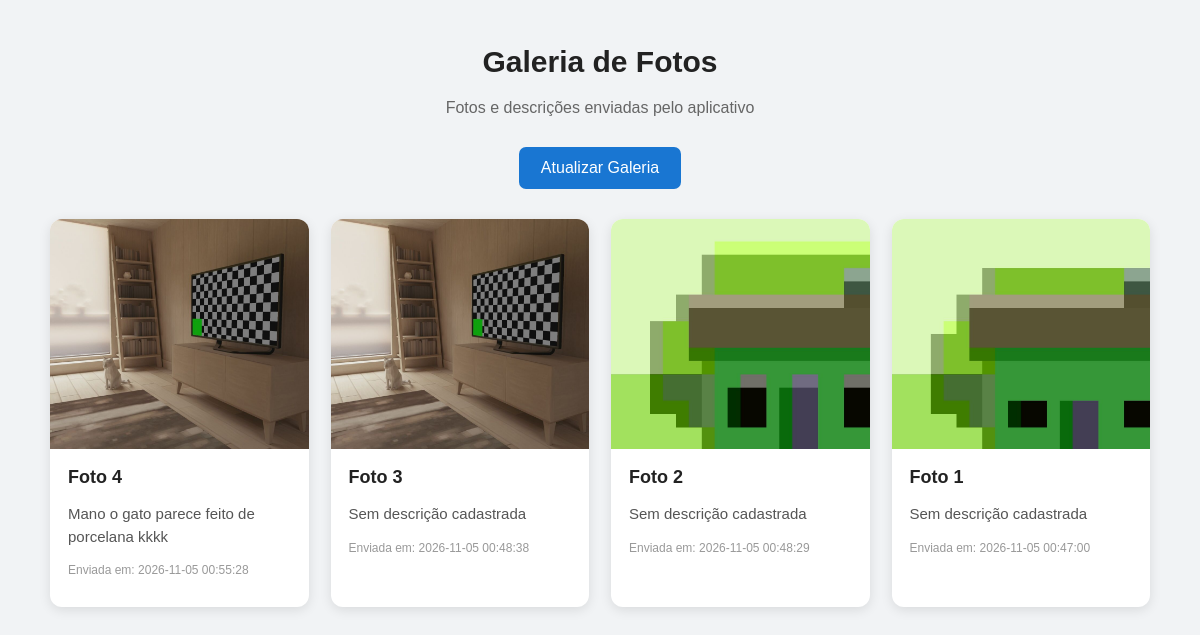
/04-11/index.php, run on the app's committed database.
### tables this page shows
CREATE TABLE `fotos` (
  `id` int(11) NOT NULL,
  `arquivo` varchar(255) NOT NULL,
  `descricao` text DEFAULT NULL,
  `data_criacao` timestamp NOT NULL DEFAULT current_timestamp()
);

### 04-11/index.php (the view, shortened to what this page needs)
<?php
$dsn = 'mysql:dbname=banco;host=127.0.0.1';
$user = 'root';
$password = '';
$erro = '';
$fotos = [];
try {
    $dbh = new PDO(
        $dsn,
        $user,
        $password,
        [PDO::ATTR_ERRMODE => PDO::ERRMODE_EXCEPTION]
    );
    $comando = $dbh->query(
        "SELECT id, arquivo, descricao, data_criacao
         FROM fotos
         ORDER BY id DESC"
    );
    $fotos = $comando->fetchAll(PDO::FETCH_ASSOC);
} catch (PDOException $e) {
    $erro = 'Não foi possível carregar as fotos.';
}
function escapar($valor) {
    return htmlspecialchars(
        (string) $valor,
        ENT_QUOTES,
        'UTF-8'
    );
}
?>
<!DOCTYPE html>
<html lang="pt-BR">
<head>
</head>
<body>
    <header>
        <h1>Galeria de Fotos</h1>
        <p>Fotos e descrições enviadas pelo aplicativo</p>
    </header>
    <a class="atualizar" href="index.php">
        Atualizar Galeria
    </a>
    <?php if ($erro !== ''): ?>
        <div class="mensagem">
            <?= escapar($erro) ?>
        </div>
    <?php else: ?>
        <main class="galeria">
            <?php foreach ($fotos as $foto): ?>
                <?php
                    $nomeArquivo = basename($foto['arquivo']);
                    $caminhoImagem = 'fotos/' . rawurlencode($nomeArquivo);
                ?>
                <article class="card">
                    <img
                        src="<?= escapar($caminhoImagem) ?>"
                        alt="Foto <?= escapar($foto['id']) ?>"
                    >
                    <div class="conteudo">
                        <h2>
                            Foto <?= escapar($foto['id']) ?>
                        </h2>
                        <p class="descricao">
                            <?= nl2br(escapar(
                                $foto['descricao'] ?? 'Sem descrição cadastrada'
                            )) ?>
                        </p>
                        <p class="data">
                            Enviada em:
                            <?= escapar($foto['data_criacao']) ?>
                        </p>
                    </div>
                </article>
            <?php endforeach; ?>
        </main>
    <?php endif; ?>
</body>
</html>

### 04-11/index.php (style rules this page uses)
* { box-sizing: border-box; }
body { font-family: Arial, sans-serif; background-color: #f1f3f5; margin: 0; padding: 25px; }
header { text-align: center; margin-bottom: 30px; }
header h1 { color: #222; font-size: 30px; }
header p { color: #666; }
.galeria { max-width: 1100px; margin: auto; display: grid; grid-template-columns: repeat( auto-fit, minmax(250px, 1fr) ); gap: 22px; }
.card { background-color: white; border-radius: 12px; overflow: hidden; box-shadow: 0 3px 12px rgba(0,0,0,0.10); }
.card img { width: 100%; height: 230px; object-fit: cover; display: block; }
.conteudo { padding: 18px; }
.conteudo h2 { font-size: 18px; color: #222; margin-top: 0; }
.descricao { color: #555; font-size: 15px; line-height: 1.5; overflow-wrap: anywhere; }
.data { color: #999; font-size: 12px; margin-top: 15px; }
.atualizar { display: block; width: fit-content; margin: 0 auto 30px; padding: 12px 22px; background: #1976d2; color: white; text-decoration: none; border-radius: 7px; }

### data on the page
fotos: arquivo (picture), id "4", descricao "Mano o gato parece feito de porcelana kkkk", data_criacao "2026-11-05 00:55:28"
fotos: arquivo (picture), id "3", descricao "Sem descrição cadastrada", data_criacao "2026-11-05 00:48:38"
fotos: arquivo (picture), id "2", descricao "Sem descrição cadastrada", data_criacao "2026-11-05 00:48:29"
fotos: arquivo (picture), id "1", descricao "Sem descrição cadastrada", data_criacao "2026-11-05 00:47:00"
